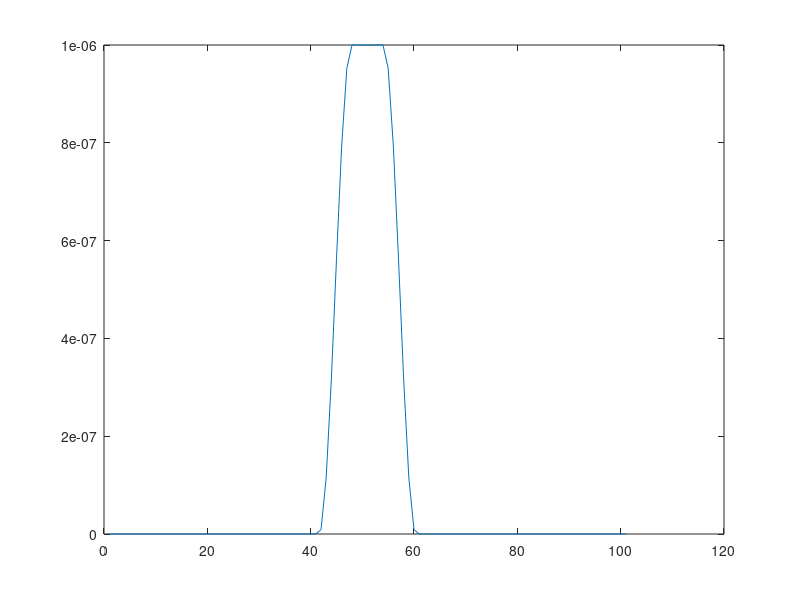

MATLAB code for this plot:
%function[Trrc]=rrc(Fsampling,Fsymbol)
Fsymbol=1e6;
T=1/Fsymbol;
Fsampling=8e6;
beta=0.5;
RRCTaps=101;
fmax=Fsampling/2;
f=linspace(-fmax,fmax,RRCTaps);

pass=linspace(T,T,RRCTaps);
trans=T/2*(1+cos(pi*T/beta*(abs(f)-(1-beta)/(2*T))));
zero=linspace(0,0,RRCTaps);

part1=abs(f)<((1-beta)/(2*T));
part2=(abs(f)>=(1-beta)/(2*T))&(abs(f)<(1+beta)/(2*T));
part3=abs(f)>=(1+beta)/(2*T);

Hrc=pass.*part1+trans.*part2+zero.*part3;

Hrrc=sqrt(Hrc);
Trrc=ifft(ifftshift(Hrrc));

figure
plot(Hrc);


     

    